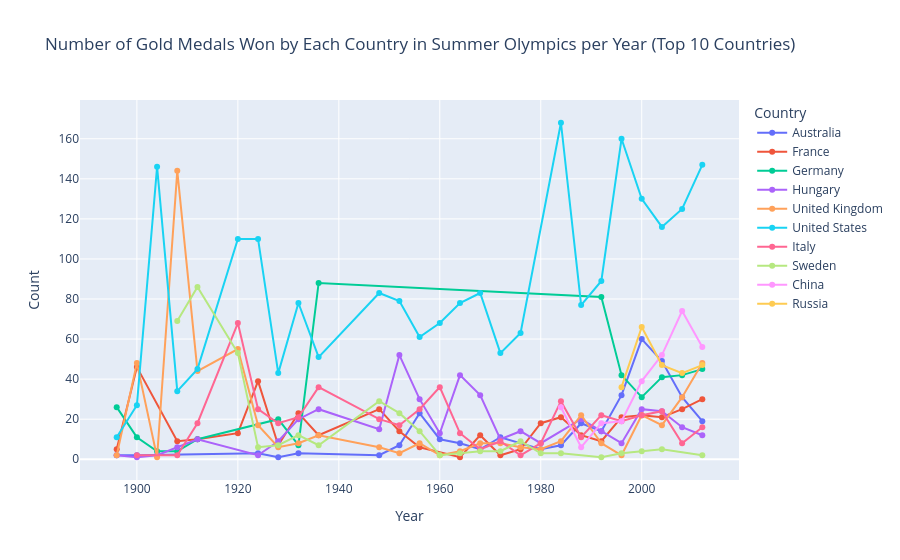
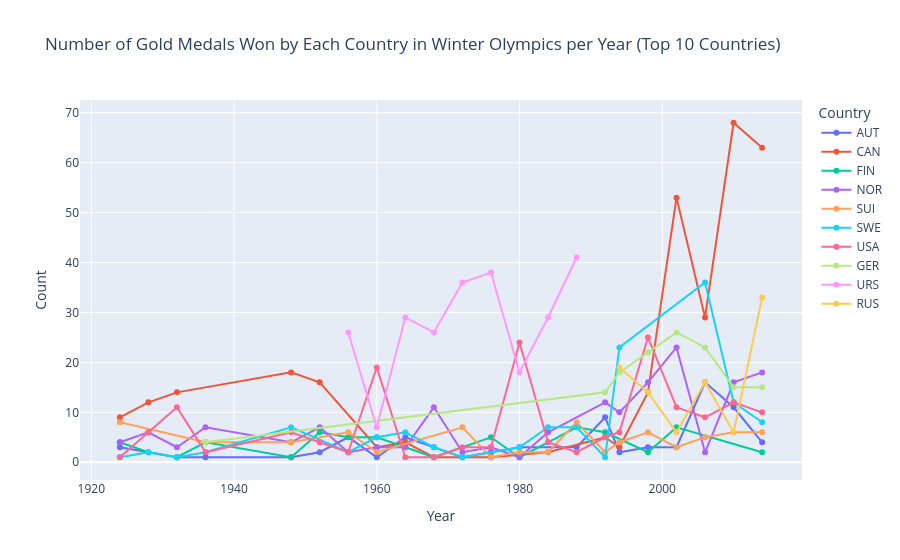

The notebook cell these images were saved under, in order:
### Code cell
# Number of gold medals won by each country in summer and winter per year (top 10 countries)
# abcisse is the year, ordonnée is the number of gold medals, and each line represents a country
summer_gold = summer[summer['Medal'] == 'Gold'].groupby(['Year', 'Country'])['Medal'].count().reset_index(name='Count')
summer_top_countries = summer_gold.groupby('Country')['Count'].sum().reset_index(name='Total Gold Medals').sort_values(by='Total Gold Medals', ascending=False).head(10)
plt.figure(figsize=(12, 6)) 
for country in summer_top_countries['Country']:
    country_data = summer_gold[summer_gold['Country'] == country]
    plt.plot(country_data['Year'], country_data['Count'], label=country, marker='o')
plt.title('Number of Gold Medals Won by Each Country in Summer Olympics per Year (Top 10 Countries)')
plt.xlabel('Year')
plt.ylabel('Number of Gold Medals')
plt.legend()
# Same but with plotly :
import plotly.express as px
fig = px.line(summer_gold[summer_gold['Country'].isin(summer_top_countries['Country'])], x='Year', y='Count', color='Country', markers=True, title='Number of Gold Medals Won by Each Country in Summer Olympics per Year (Top 10 Countries)')
fig.show()
# Same for winter
winter_gold = winter[winter['Medal'] == 'Gold'].groupby(['Year', 'Country'])['Medal'].count().reset_index(name='Count')
winter_top_countries = winter_gold.groupby('Country')['Count'].sum().reset_index(name='Total Gold Medals').sort_values(by='Total Gold Medals', ascending=False).head(10)
plt.figure(figsize=(12, 6))
for country in winter_top_countries['Country']:
    country_data = winter_gold[winter_gold['Country'] == country]
    plt.plot(country_data['Year'], country_data['Count'], label=country, marker='o')
plt.title('Number of Gold Medals Won by Each Country in Winter Olympics per Year (Top 10 Countries)')
plt.xlabel('Year')
plt.ylabel('Number of Gold Medals')
plt.legend()
# Same but with plotly :
fig = px.line(winter_gold[winter_gold['Country'].isin(winter_top_countries['Country'])], x='Year', y='Count', color='Country', markers=True, title='Number of Gold Medals Won by Each Country in Winter Olympics per Year (Top 10 Countries)')
fig.show()

### Figure 1 — Plotly figure (JSON) as saved in the notebook; plotly's stock layout.template omitted (floating-point values rounded to 4 significant figures)
{"data": [{"hovertemplate": "Country=Australia<br>Year=%{x}<br>Count=%{y}<extra></extra>", "legendgroup": "Australia", "line": {"color": "#636efa", "dash": "solid"}, "marker": {"symbol": "circle"}, "mode": "lines+markers", "name": "Australia", "orientation": "v", "showlegend": true, "type": "scatter", "x": [1896, 1900, 1924, 1928, 1932, 1948, 1952, 1956, 1960, 1964, 1968, 1972, 1980, 1984, 1988, 1992, 1996, 2000, 2004, 2008, 2012], "xaxis": "x", "y": [2, 2, 3, 1, 3, 2, 7, 23, 10, 8, 5, 11, 5, 7, 18, 14, 32, 60, 49, 31, 19], "yaxis": "y"}, {"hovertemplate": "Country=France<br>Year=%{x}<br>Count=%{y}<extra></extra>", "legendgroup": "France", "line": {"color": "#EF553B", "dash": "solid"}, "marker": {"symbol": "circle"}, "mode": "lines+markers", "name": "France", "orientation": "v", "showlegend": true, "type": "scatter", "x": [1896, 1900, 1908, 1912, 1920, 1924, 1928, 1932, 1936, 1948, 1952, 1956, 1964, 1968, 1972, 1976, 1980, 1984, 1988, 1992, 1996, 2000, 2004, 2008, 2012], "xaxis": "x", "y": [5, 46, 9, 10, 13, 39, 7, 23, 12, 25, 14, 6, 1, 12, 2, 5, 18, 21, 12, 9, 21, 22, 21, 25, 30], "yaxis": "y"}, {"hovertemplate": "Country=Germany<br>Year=%{x}<br>Count=%{y}<extra></extra>", "legendgroup": "Germany", "line": {"color": "#00cc96", "dash": "solid"}, "marker": {"symbol": "circle"}, "mode": "lines+markers", "name": "Germany", "orientation": "v", "showlegend": true, "type": "scatter", "x": [1896, 1900, 1904, 1908, 1912, 1928, 1932, 1936, 1992, 1996, 2000, 2004, 2008, 2012], "xaxis": "x", "y": [26, 11, 4, 4, 10, 20, 7, 88, 81, 42, 31, 41, 42, 45], "yaxis": "y"}, {"hovertemplate": "Country=Hungary<br>Year=%{x}<br>Count=%{y}<extra></extra>", "legendgroup": "Hungary", "line": {"color": "#ab63fa", "dash": "solid"}, "marker": {"symbol": "circle"}, "mode": "lines+markers", "name": "Hungary", "orientation": "v", "showlegend": true, "type": "scatter", "x": [1896, 1900, 1904, 1908, 1912, 1924, 1928, 1932, 1936, 1948, 1952, 1956, 1960, 1964, 1968, 1972, 1976, 1980, 1988, 1992, 1996, 2000, 2004, 2008, 2012], "xaxis": "x", "y": [2, 1, 2, 6, 10, 2, 9, 20, 25, 15, 52, 30, 13, 42, 32, 10, 14, 8, 20, 14, 8, 25, 24, 16, 12], "yaxis": "y"}, {"hovertemplate": "Country=United Kingdom<br>Year=%{x}<br>Count=%{y}<extra></extra>", "legendgroup": "United Kingdom", "line": {"color": "#FFA15A", "dash": "solid"}, "marker": {"symbol": "circle"}, "mode": "lines+markers", "name": "United Kingdom", "orientation": "v", "showlegend": true, "type": "scatter", "x": [1896, 1900, 1904, 1908, 1912, 1920, 1924, 1928, 1932, 1936, 1948, 1952, 1956, 1960, 1964, 1968, 1972, 1976, 1980, 1984, 1988, 1992, 1996, 2000, 2004, 2008, 2012], "xaxis": "x", "y": [2, 48, 1, 144, 44, 55, 17, 6, 8, 12, 6, 3, 8, 2, 4, 8, 8, 6, 5, 9, 22, 8, 2, 22, 17, 31, 48], "yaxis": "y"}, {"hovertemplate": "Country=United States<br>Year=%{x}<br>Count=%{y}<extra></extra>", "legendgroup": "United States", "line": {"color": "#19d3f3", "dash": "solid"}, "marker": {"symbol": "circle"}, "mode": "lines+markers", "name": "United States", "orientation": "v", "showlegend": true, "type": "scatter", "x": [1896, 1900, 1904, 1908, 1912, 1920, 1924, 1928, 1932, 1936, 1948, 1952, 1956, 1960, 1964, 1968, 1972, 1976, 1984, 1988, 1992, 1996, 2000, 2004, 2008, 2012], "xaxis": "x", "y": [11, 27, 146, 34, 45, 110, 110, 43, 78, 51, 83, 79, 61, 68, 78, 83, 53, 63, 168, 77, 89, 160, 130, 116, 125, 147], "yaxis": "y"}, {"hovertemplate": "Country=Italy<br>Year=%{x}<br>Count=%{y}<extra></extra>", "legendgroup": "Italy", "line": {"color": "#FF6692", "dash": "solid"}, "marker": {"symbol": "circle"}, "mode": "lines+markers", "name": "Italy", "orientation": "v", "showlegend": true, "type": "scatter", "x": [1900, 1908, 1912, 1920, 1924, 1928, 1932, 1936, 1948, 1952, 1956, 1960, 1964, 1968, 1972, 1976, 1980, 1984, 1988, 1992, 1996, 2000, 2004, 2008, 2012], "xaxis": "x", "y": [2, 2, 18, 68, 25, 18, 21, 36, 20, 17, 25, 36, 13, 5, 9, 2, 8, 29, 11, 22, 19, 22, 24, 8, 16], "yaxis": "y"}, {"hovertemplate": "Country=Sweden<br>Year=%{x}<br>Count=%{y}<extra></extra>", "legendgroup": "Sweden", "line": {"color": "#B6E880", "dash": "solid"}, "marker": {"symbol": "circle"}, "mode": "lines+markers", "name": "Sweden", "orientation": "v", "showlegend": true, "type": "scatter", "x": [1908, 1912, 1920, 1924, 1928, 1932, 1936, 1948, 1952, 1956, 1960, 1964, 1968, 1972, 1976, 1980, 1984, 1992, 1996, 2000, 2004, 2012], "xaxis": "x", "y": [69, 86, 53, 6, 7, 12, 7, 29, 23, 14, 2, 3, 4, 4, 9, 3, 3, 1, 3, 4, 5, 2], "yaxis": "y"}, {"hovertemplate": "Country=China<br>Year=%{x}<br>Count=%{y}<extra></extra>", "legendgroup": "China", "line": {"color": "#FF97FF", "dash": "solid"}, "marker": {"symbol": "circle"}, "mode": "lines+markers", "name": "China", "orientation": "v", "showlegend": true, "type": "scatter", "x": [1984, 1988, 1992, 1996, 2000, 2004, 2008, 2012], "xaxis": "x", "y": [26, 6, 18, 19, 39, 52, 74, 56], "yaxis": "y"}, {"hovertemplate": "Country=Russia<br>Year=%{x}<br>Count=%{y}<extra></extra>", "legendgroup": "Russia", "line": {"color": "#FECB52", "dash": "solid"}, "marker": {"symbol": "circle"}, "mode": "lines+markers", "name": "Russia", "orientation": "v", "showlegend": true, "type": "scatter", "x": [1996, 2000, 2004, 2008, 2012], "xaxis": "x", "y": [36, 66, 47, 43, 47], "yaxis": "y"}], "layout": {"legend": {"title": {"text": "Country"}, "tracegroupgap": 0}, "title": {"text": "Number of Gold Medals Won by Each Country in Summer Olympics per Year (Top 10 Countries)"}, "xaxis": {"anchor": "y", "domain": [0, 1], "title": {"text": "Year"}}, "yaxis": {"anchor": "x", "domain": [0, 1], "title": {"text": "Count"}}}}

### Figure 2 — Plotly figure (JSON) as saved in the notebook; plotly's stock layout.template omitted (floating-point values rounded to 4 significant figures)
{"data": [{"hovertemplate": "Country=AUT<br>Year=%{x}<br>Count=%{y}<extra></extra>", "legendgroup": "AUT", "line": {"color": "#636efa", "dash": "solid"}, "marker": {"symbol": "circle"}, "mode": "lines+markers", "name": "AUT", "orientation": "v", "showlegend": true, "type": "scatter", "x": [1924, 1932, 1936, 1948, 1952, 1956, 1960, 1964, 1968, 1972, 1976, 1980, 1988, 1992, 1994, 1998, 2002, 2006, 2010, 2014], "xaxis": "x", "y": [3, 1, 1, 1, 2, 5, 1, 5, 3, 1, 2, 3, 3, 9, 2, 3, 3, 16, 11, 4], "yaxis": "y"}, {"hovertemplate": "Country=CAN<br>Year=%{x}<br>Count=%{y}<extra></extra>", "legendgroup": "CAN", "line": {"color": "#EF553B", "dash": "solid"}, "marker": {"symbol": "circle"}, "mode": "lines+markers", "name": "CAN", "orientation": "v", "showlegend": true, "type": "scatter", "x": [1924, 1928, 1932, 1948, 1952, 1960, 1964, 1968, 1976, 1984, 1992, 1994, 1998, 2002, 2006, 2010, 2014], "xaxis": "x", "y": [9, 12, 14, 18, 16, 3, 4, 1, 1, 2, 5, 3, 14, 53, 29, 68, 63], "yaxis": "y"}, {"hovertemplate": "Country=FIN<br>Year=%{x}<br>Count=%{y}<extra></extra>", "legendgroup": "FIN", "line": {"color": "#00cc96", "dash": "solid"}, "marker": {"symbol": "circle"}, "mode": "lines+markers", "name": "FIN", "orientation": "v", "showlegend": true, "type": "scatter", "x": [1924, 1928, 1932, 1936, 1948, 1952, 1956, 1960, 1964, 1968, 1976, 1980, 1984, 1988, 1992, 1998, 2002, 2014], "xaxis": "x", "y": [4, 2, 1, 4, 1, 6, 5, 5, 3, 1, 5, 1, 4, 7, 6, 2, 7, 2], "yaxis": "y"}, {"hovertemplate": "Country=NOR<br>Year=%{x}<br>Count=%{y}<extra></extra>", "legendgroup": "NOR", "line": {"color": "#ab63fa", "dash": "solid"}, "marker": {"symbol": "circle"}, "mode": "lines+markers", "name": "NOR", "orientation": "v", "showlegend": true, "type": "scatter", "x": [1924, 1928, 1932, 1936, 1948, 1952, 1956, 1960, 1964, 1968, 1972, 1976, 1980, 1984, 1992, 1994, 1998, 2002, 2006, 2010, 2014], "xaxis": "x", "y": [4, 6, 3, 7, 4, 7, 2, 3, 3, 11, 2, 3, 1, 6, 12, 10, 16, 23, 2, 16, 18], "yaxis": "y"}, {"hovertemplate": "Country=SUI<br>Year=%{x}<br>Count=%{y}<extra></extra>", "legendgroup": "SUI", "line": {"color": "#FFA15A", "dash": "solid"}, "marker": {"symbol": "circle"}, "mode": "lines+markers", "name": "SUI", "orientation": "v", "showlegend": true, "type": "scatter", "x": [1924, 1936, 1948, 1956, 1960, 1972, 1976, 1980, 1984, 1988, 1992, 1994, 1998, 2002, 2006, 2010, 2014], "xaxis": "x", "y": [8, 4, 4, 6, 2, 7, 1, 2, 2, 8, 2, 4, 6, 3, 5, 6, 6], "yaxis": "y"}, {"hovertemplate": "Country=SWE<br>Year=%{x}<br>Count=%{y}<extra></extra>", "legendgroup": "SWE", "line": {"color": "#19d3f3", "dash": "solid"}, "marker": {"symbol": "circle"}, "mode": "lines+markers", "name": "SWE", "orientation": "v", "showlegend": true, "type": "scatter", "x": [1924, 1928, 1932, 1936, 1948, 1956, 1960, 1964, 1968, 1972, 1980, 1984, 1988, 1992, 1994, 2006, 2010, 2014], "xaxis": "x", "y": [1, 2, 1, 2, 7, 2, 5, 6, 3, 1, 3, 7, 7, 1, 23, 36, 12, 8], "yaxis": "y"}, {"hovertemplate": "Country=USA<br>Year=%{x}<br>Count=%{y}<extra></extra>", "legendgroup": "USA", "line": {"color": "#FF6692", "dash": "solid"}, "marker": {"symbol": "circle"}, "mode": "lines+markers", "name": "USA", "orientation": "v", "showlegend": true, "type": "scatter", "x": [1924, 1928, 1932, 1936, 1948, 1952, 1956, 1960, 1964, 1968, 1972, 1976, 1980, 1984, 1988, 1992, 1994, 1998, 2002, 2006, 2010, 2014], "xaxis": "x", "y": [1, 6, 11, 2, 6, 4, 2, 19, 1, 1, 3, 3, 24, 4, 2, 5, 6, 25, 11, 9, 12, 10], "yaxis": "y"}, {"hovertemplate": "Country=GER<br>Year=%{x}<br>Count=%{y}<extra></extra>", "legendgroup": "GER", "line": {"color": "#B6E880", "dash": "solid"}, "marker": {"symbol": "circle"}, "mode": "lines+markers", "name": "GER", "orientation": "v", "showlegend": true, "type": "scatter", "x": [1936, 1992, 1994, 1998, 2002, 2006, 2010, 2014], "xaxis": "x", "y": [4, 14, 18, 22, 26, 23, 15, 15], "yaxis": "y"}, {"hovertemplate": "Country=URS<br>Year=%{x}<br>Count=%{y}<extra></extra>", "legendgroup": "URS", "line": {"color": "#FF97FF", "dash": "solid"}, "marker": {"symbol": "circle"}, "mode": "lines+markers", "name": "URS", "orientation": "v", "showlegend": true, "type": "scatter", "x": [1956, 1960, 1964, 1968, 1972, 1976, 1980, 1984, 1988], "xaxis": "x", "y": [26, 7, 29, 26, 36, 38, 18, 29, 41], "yaxis": "y"}, {"hovertemplate": "Country=RUS<br>Year=%{x}<br>Count=%{y}<extra></extra>", "legendgroup": "RUS", "line": {"color": "#FECB52", "dash": "solid"}, "marker": {"symbol": "circle"}, "mode": "lines+markers", "name": "RUS", "orientation": "v", "showlegend": true, "type": "scatter", "x": [1994, 1998, 2002, 2006, 2010, 2014], "xaxis": "x", "y": [19, 14, 6, 16, 6, 33], "yaxis": "y"}], "layout": {"legend": {"title": {"text": "Country"}, "tracegroupgap": 0}, "title": {"text": "Number of Gold Medals Won by Each Country in Winter Olympics per Year (Top 10 Countries)"}, "xaxis": {"anchor": "y", "domain": [0, 1], "title": {"text": "Year"}}, "yaxis": {"anchor": "x", "domain": [0, 1], "title": {"text": "Count"}}}}
